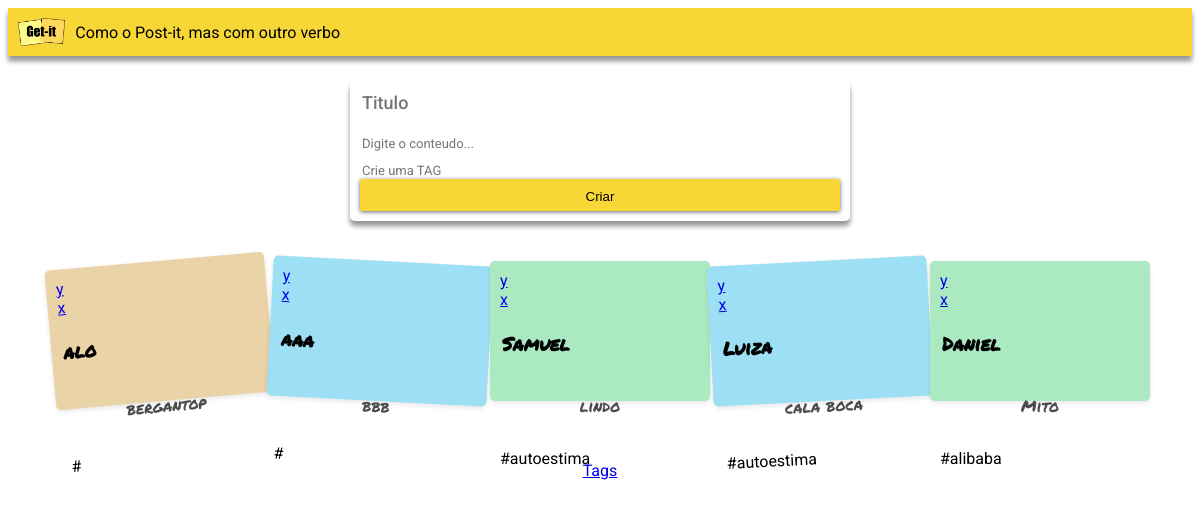
Before: / with the older database file.
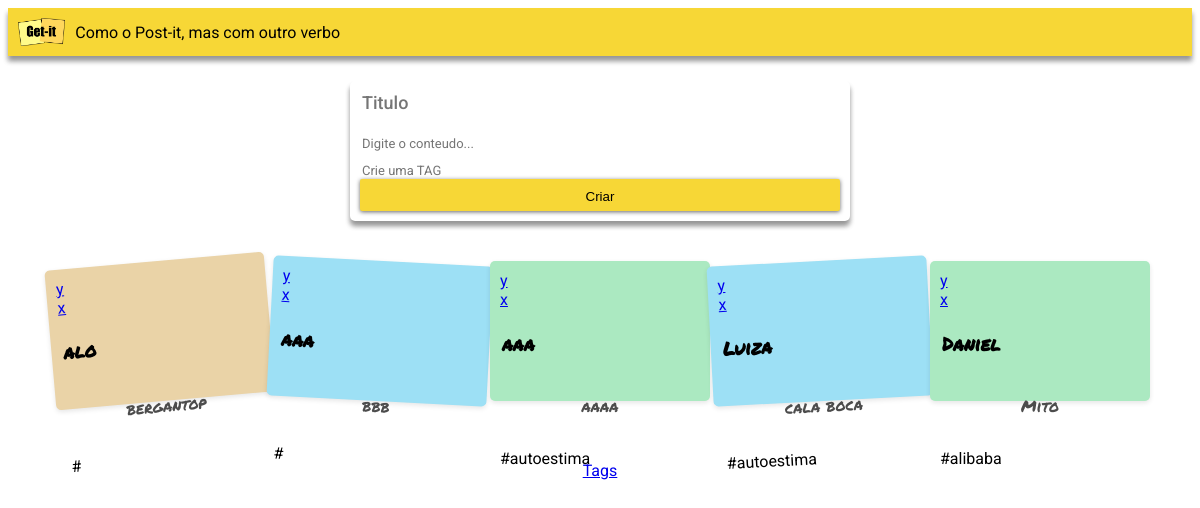
After: the same page with the newer database file.
### notes/models.py (models this page shows, shortened)
class Note(models.Model):
    title = models.CharField(max_length=200)
    content = models.TextField(null=True)
    tags = models.ForeignKey(Tag, on_delete=models.CASCADE, null=True)
    def __str__(self):
        return f"{self.id}. {self.title}"

class Tag(models.Model):
    name = models.CharField(max_length=200)

### notes/views.py (the view)
# urls.py: path('', views.index, name='index'),
def index(request):
    if request.method == 'POST':
        title = request.POST.get('titulo')
        content = request.POST.get('detalhes')
        tag = request.POST.get('tag')
        if tag in [tag_obj.name for tag_obj in Tag.objects.all()]:
            tag = Tag.objects.get(name=tag)
            note = Note(title=title, content=content, tags=tag)
        else:
            tag = Tag(name=tag)
            tag.save()
            tag = Tag.objects.get(name=tag.name)
            note = Note(title=title, content=content, tags=tag)
        note.save()
        return redirect('index')
    else:
        all_notes = Note.objects.all()
        print(all_notes)
        return render(request, 'notes/index.html', {'notes': all_notes})

### notes/templates/notes/index.html (shortened to what this page needs)
{% extends "notes/base.html" %}
{% load static %}
{% block content %}
<div class="appbar">
    <img src="{% static 'notes/img/logo-getit.png' %}" class="logo" />
    <span class="subtitle">Como o Post-it, mas com outro verbo</span>
</div>
<main class="container">
    <form method="post" class="form-card">
        <input
        class="form-card-title"
        type="text"
        name="titulo"
        placeholder="Titulo"
        id="titulo"
        />
        <textarea
        class="autoresize"
        name="detalhes"
        placeholder="Digite o conteudo..."
        id="detalhes"
        ></textarea>
        <input
            class="autoresize"
            type="text"
            name="tag"
            placeholder="Crie uma TAG"
            id="tag"
        />
        <button class="btn" type="submit">Criar</button>
    </form>
    <div class="card-container">
        {% for note in notes %}
        <div class="card">
            <a href="{% url 'update' note.id %}" name="update"> y </a>
            <a href="{% url 'delete' note.id %}" name="delete"> x </a>
            <h3 class="card-title">{{ note.title }}</h3>
            <div class="card-content">
              <p>
                {{note.content}}
              </p>
            </div>
            <p> #{{note.tags.name}}</p>
          </div>
        {% endfor %}
    </div>
    <a href="{% url 'all_tags' %}" name="all_tags">Tags</a>
</main>
{% endblock %}

Changed rows visible on the page:
changed Note: title "Samuel" → "aaa"; content "lindo" → "aaaa"
